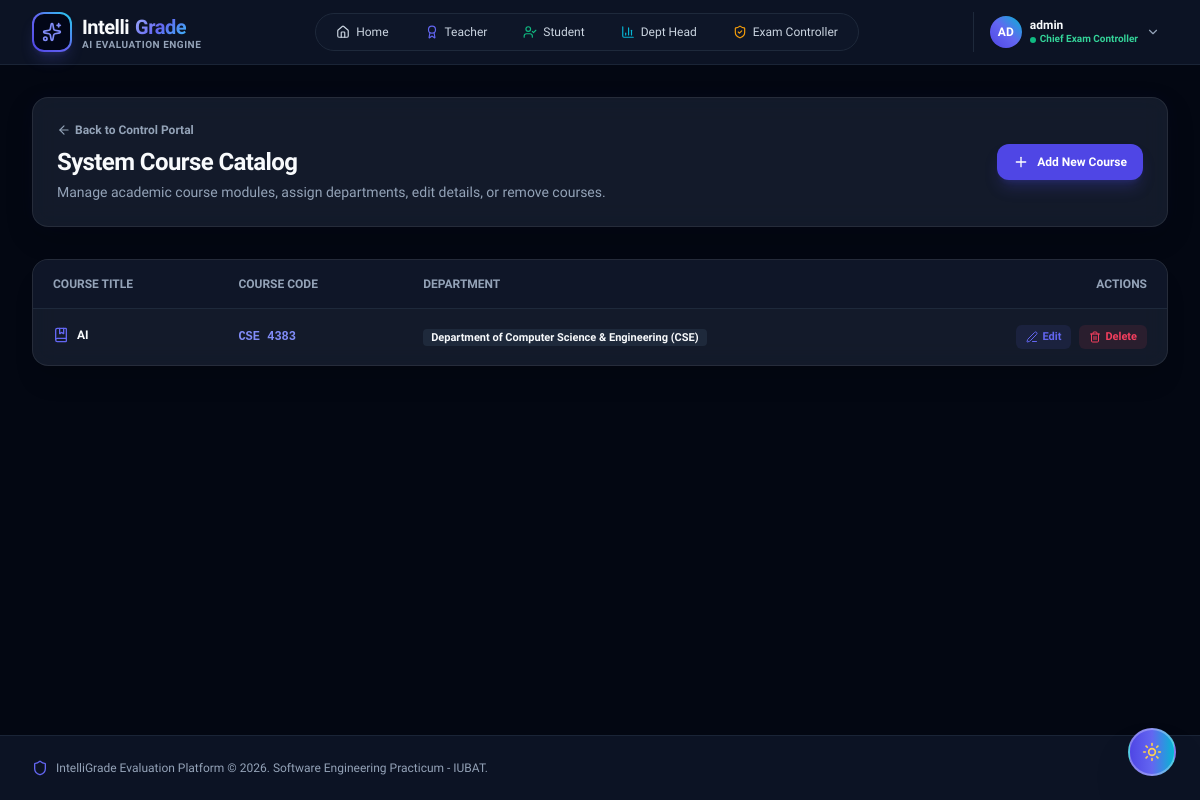
Page /controller/courses/ (signed in) on the committed database.
### core/models.py (models this page shows, shortened)
class Course(models.Model):
    code = models.CharField(max_length=20, unique=True)
    title = models.CharField(max_length=200)
    department = models.ForeignKey(Department, on_delete=models.CASCADE, related_name='courses')
    instructors = models.ManyToManyField(User, related_name='assigned_courses', blank=True)
    created_at = models.DateTimeField(auto_now_add=True)

class Department(models.Model):
    name = models.CharField(max_length=150, unique=True)
    code = models.CharField(max_length=30, unique=True)
    school = models.ForeignKey(School, on_delete=models.SET_NULL, null=True, blank=True, related_name='departments')
    college = models.ForeignKey(College, on_delete=models.SET_NULL, null=True, blank=True, related_name='departments')
    is_active = models.BooleanField(default=True)
    created_at = models.DateTimeField(auto_now_add=True)

### core/views.py (the view)
# urls.py: path('controller/courses/', views.courses_list, name='courses_list'),
def courses_list(request):
    if not request.user.is_authenticated or not (request.user.is_superuser or (hasattr(request.user, 'profile') and request.user.profile.role == Profile.Role.ADMIN)):
        messages.error(request, "Access Denied: Restricted to Chief Exam Controller.")
        return redirect('landing_page')
    courses = Course.objects.select_related('department').all()
    return render(request, 'core/courses_list.html', {'courses': courses})

### core/templates/core/courses_list.html (shortened to what this page needs)
{% extends 'base.html' %}
{% block content %}
<div class="space-y-8">
    <div class="glass-card p-6 rounded-2xl flex flex-col md:flex-row md:items-center justify-between gap-4">
        <div>
            <div class="flex items-center gap-2 mb-2">
                <a href="{% url 'exam_controller_dashboard' %}" class="text-xs font-semibold theme-text-muted hover:theme-text-primary transition-colors flex items-center gap-1">
                    <i data-lucide="arrow-left" class="w-3.5 h-3.5"></i> Back to Control Portal
                </a>
            </div>
            <h1 class="text-2xl font-bold theme-text-primary tracking-tight">System Course Catalog</h1>
            <p class="theme-text-muted text-sm mt-1">Manage academic course modules, assign departments, edit details, or remove courses.</p>
        </div>
        <div class="flex items-center gap-3">
            <a href="{% url 'add_course' %}" class="px-4 py-2.5 bg-indigo-600 hover:bg-indigo-500 text-white text-xs font-bold rounded-xl shadow-lg shadow-indigo-600/25 transition-all flex items-center gap-2">
                <i data-lucide="plus" class="w-4 h-4"></i> Add New Course
            </a>
        </div>
    </div>
    <div class="glass-card rounded-2xl overflow-hidden shadow-xl">
        <table class="w-full text-left text-xs">
            <thead class="bg-slate-100 dark:bg-slate-900/90 theme-text-muted uppercase font-semibold border-b border-slate-200 dark:border-slate-800">
                <tr>
                    <th class="px-5 py-4">Course Title</th>
                    <th class="px-5 py-4">Course Code</th>
                    <th class="px-5 py-4">Department</th>
                    <th class="px-5 py-4 text-right">Actions</th>
                </tr>
            </thead>
            <tbody class="divide-y divide-slate-200 dark:divide-slate-800/60 theme-text-secondary font-medium">
                {% for course in courses %}
                <tr class="hover:bg-slate-100/50 dark:hover:bg-slate-900/50 transition-colors">
                    <td class="px-5 py-4 font-bold theme-text-primary flex items-center gap-2">
                        <i data-lucide="book-marked" class="w-4 h-4 text-indigo-500"></i>
                        <span>{{ course.title }}</span>
                    </td>
                    <td class="px-5 py-4 font-mono text-indigo-600 dark:text-indigo-400 font-bold">{{ course.code }}</td>
                    <td class="px-5 py-4">
                        {% if course.department %}
                        <span class="px-2 py-0.5 rounded bg-slate-200 dark:bg-slate-800 theme-text-primary text-[11px] font-semibold">{{ course.department.name }} ({{ course.department.code }})</span>
                        {% else %}
                        <span class="text-slate-400 italic">Unassigned</span>
                        {% endif %}
                    </td>
                    <td class="px-5 py-4 text-right flex items-center justify-end gap-2">
                        <a href="{% url 'edit_course' course.id %}" class="px-2.5 py-1 bg-indigo-500/10 text-indigo-500 hover:bg-indigo-500/20 rounded-md font-semibold text-[11px] flex items-center gap-1">
                            <i data-lucide="edit-3" class="w-3 h-3"></i> Edit
                        </a>
                        <a href="{% url 'delete_course' course.id %}" onclick="return confirm('Are you sure you want to delete Course \'{{ course.title }}\'?');" class="px-2.5 py-1 bg-rose-500/10 text-rose-500 hover:bg-rose-500/20 rounded-md font-semibold text-[11px] flex items-center gap-1">
                            <i data-lucide="trash-2" class="w-3 h-3"></i> Delete
                        </a>
                    </td>
                </tr>
                {% empty %}
                <tr>
                    <td colspan="4" class="px-5 py-8 text-center theme-text-muted italic">No courses registered yet.</td>
                </tr>
                {% endfor %}
            </tbody>
        </table>
    </div>
</div>
{% endblock %}

### templates/base.html (shortened to what this page needs)
{% load static %}
<!DOCTYPE html>
<html lang="en" class="h-full font-sans antialiased dark">
<head>
    <script src="https://cdn.tailwindcss.com"></script>
</head>
<body class="h-full flex flex-col selection:bg-brand-500 selection:text-white">
    <header class="sticky top-0 z-40 glass-panel border-b border-slate-200 dark:border-slate-800/80">
        <div class="max-w-7xl mx-auto px-4 sm:px-6 lg:px-8">
            <div class="flex items-center justify-between h-16">
                <div class="flex items-center gap-3">
                    <a href="{% url 'landing_page' %}" class="flex items-center gap-2.5 group">
                        <div class="w-10 h-10 rounded-xl bg-gradient-to-tr from-brand-600 via-brand-500 to-cyan-400 p-0.5 shadow-lg shadow-brand-500/20 group-hover:scale-105 transition-transform duration-200">
                            <div class="w-full h-full bg-slate-950 rounded-[10px] flex items-center justify-center">
                                <i data-lucide="sparkles" class="w-5 h-5 text-brand-400"></i>
                            </div>
                        </div>
                        <div>
                            <span class="text-xl font-bold tracking-tight theme-text-primary flex items-center gap-1.5">
                                Intelli<span class="gradient-text">Grade</span>
                            </span>
                            <span class="text-[10px] tracking-wider uppercase font-semibold theme-text-muted block -mt-1">AI Evaluation Engine</span>
                        </div>
                    </a>
                </div>
                <nav class="hidden md:flex items-center gap-1 p-1 rounded-full border border-slate-200 dark:border-slate-800 bg-slate-100/80 dark:bg-slate-900/80">
                    <a href="{% url 'landing_page' %}" class="px-4 py-1.5 text-xs font-medium rounded-full theme-text-secondary hover:text-brand-600 dark:hover:text-white hover:bg-slate-200 dark:hover:bg-slate-800 transition-colors flex items-center gap-1.5">
                        <i data-lucide="home" class="w-3.5 h-3.5"></i> Home
                    </a>
                    <a href="{% url 'teacher_login' %}" class="px-4 py-1.5 text-xs font-medium rounded-full theme-text-secondary hover:text-brand-600 dark:hover:text-white hover:bg-slate-200 dark:hover:bg-slate-800 transition-colors flex items-center gap-1.5">
                        <i data-lucide="award" class="w-3.5 h-3.5 text-brand-500"></i> Teacher
                    </a>
                    <a href="{% url 'student_login' %}" class="px-4 py-1.5 text-xs font-medium rounded-full theme-text-secondary hover:text-brand-600 dark:hover:text-white hover:bg-slate-200 dark:hover:bg-slate-800 transition-colors flex items-center gap-1.5">
                        <i data-lucide="user-check" class="w-3.5 h-3.5 text-emerald-500"></i> Student
                    </a>
                    <a href="{% url 'dept_head_login' %}" class="px-4 py-1.5 text-xs font-medium rounded-full theme-text-secondary hover:text-brand-600 dark:hover:text-white hover:bg-slate-200 dark:hover:bg-slate-800 transition-colors flex items-center gap-1.5">
                        <i data-lucide="bar-chart-3" class="w-3.5 h-3.5 text-cyan-500"></i> Dept Head
                    </a>
                    <a href="{% url 'exam_controller_login' %}" class="px-4 py-1.5 text-xs font-medium rounded-full theme-text-secondary hover:text-brand-600 dark:hover:text-white hover:bg-slate-200 dark:hover:bg-slate-800 transition-colors flex items-center gap-1.5">
                        <i data-lucide="shield-check" class="w-3.5 h-3.5 text-amber-500"></i> Exam Controller
                    </a>
                </nav>
                <div class="flex items-center gap-3">
                    {% if request.user.is_authenticated %}
                    <div class="relative group pl-2 border-l border-slate-300 dark:border-slate-800">
                        <button type="button" class="flex items-center gap-2 px-2 py-1 rounded-xl hover:bg-slate-200 dark:hover:bg-slate-800 transition-colors">
                            <div class="w-8 h-8 rounded-full bg-gradient-to-tr from-brand-600 via-brand-500 to-cyan-500 text-white flex items-center justify-center text-xs font-extrabold shadow-sm">
                                {{ request.user.username|slice:":2"|upper }}
                            </div>
                            <div class="hidden md:block text-left">
                                <span class="block text-xs font-bold theme-text-primary leading-tight">{{ request.user.get_full_name|default:request.user.username }}</span>
                                <span class="block text-[10px] text-emerald-500 dark:text-emerald-400 font-semibold leading-tight flex items-center gap-1">
                                    <span class="w-1.5 h-1.5 rounded-full bg-emerald-500 animate-pulse"></span>
                                    {% if request.user.is_superuser or request.user.profile.role == 'ADMIN' %}
                                        Chief Exam Controller
                                    {% elif request.user.profile.role == 'STUDENT' %}
                                        Enrolled Student
                                    {% elif request.user.profile.role == 'DEPT_HEAD' %}
                                        Department Head
                                    {% else %}
                                        Faculty / Examiner
                                    {% endif %}
                                </span>
                            </div>
                            <i data-lucide="chevron-down" class="w-3.5 h-3.5 theme-text-muted group-hover:rotate-180 transition-transform"></i>
                        </button>
                    </div>
                    {% endif %}
                </div>
            </div>
        </div>
    </header>
    <main class="flex-1 max-w-7xl w-full mx-auto px-4 sm:px-6 lg:px-8 py-8">
        {% block content %}{% endblock %}
    </main>
    <footer class="mt-auto border-t border-slate-200 dark:border-slate-800/80 glass-panel py-6 text-xs theme-text-muted">
        <div class="max-w-7xl mx-auto px-4 sm:px-6 lg:px-8 flex flex-col sm:flex-row items-center justify-between gap-4">
            <div class="flex items-center gap-2">
                <i data-lucide="shield" class="w-4 h-4 text-brand-500"></i>
                <span>IntelliGrade Evaluation Platform &copy; 2026. Software Engineering Practicum - IUBAT.</span>
            </div>
        </div>
    </footer>
    <button id="themeToggleBtn" onclick="toggleTheme()" type="button" title="Switch Theme (Dark / Light)" class="fixed bottom-6 right-6 z-50 w-12 h-12 rounded-full bg-gradient-to-r from-brand-600 via-brand-500 to-cyan-500 hover:from-brand-500 hover:to-cyan-400 text-white shadow-2xl theme-wave-btn flex items-center justify-center transition-all duration-300 hover:scale-110 active:scale-95 border-2 border-white/30 focus:outline-none">
        <span id="themeBtnIcon">
        </span>
    </button>
</body>
</html>

### templates/base.html (style rules this page uses)
:root { --bg-main: #f8fafc; --bg-panel: rgba(255, 255, 255, 0.85); --bg-card: rgba(255, 255, 255, 0.95); --border-card: rgba(226, 232, 240, 0.9); --border-hover: rgba(99, 102, 241, 0.4); --text-primary: #0f172a; --text-secondary: #475569; --text-muted: #64748b; --bg-nav-pill: rgba(241, 245, 249, 0.9); --border-nav-pill: #e2e8f0; --bg-table-head: #f1f5f9; --bg-table-row: #ffffff; --bg-input: #ffffff; --border-input: #cbd5e1; --shadow-card: 0 10px 30px -5px rgba(0, 0, 0, 0.05), 0 0 10px rgba(0,0,0,0.02); }
html.dark { --bg-main: #030712; --bg-panel: rgba(15, 23, 42, 0.8); --bg-card: rgba(30, 41, 59, 0.6); --border-card: rgba(255, 255, 255, 0.08); --border-hover: rgba(99, 102, 241, 0.4); --text-primary: #f8fafc; --text-secondary: #cbd5e1; --text-muted: #94a3b8; --bg-nav-pill: rgba(15, 23, 42, 0.8); --border-nav-pill: rgba(51, 65, 85, 0.8); --bg-table-head: rgba(15, 23, 42, 0.9); --bg-table-row: rgba(30, 41, 59, 0.4); --bg-input: #0f172a; --border-input: #334155; --shadow-card: 0 10px 30px -5px rgba(0, 0, 0, 0.3), 0 0 20px rgba(99, 102, 241, 0.05); }
body { font-family: 'Plus Jakarta Sans', sans-serif; background-color: var(--bg-main); color: var(--text-primary); transition: background-color 0.3s cubic-bezier(0.4, 0, 0.2, 1), color 0.3s cubic-bezier(0.4, 0, 0.2, 1); }
.font-mono { font-family: 'JetBrains Mono', monospace; }
.glass-panel { background: var(--bg-panel); backdrop-filter: blur(16px); border-color: var(--border-card); transition: all 0.3s ease; }
.glass-card { background: var(--bg-card); backdrop-filter: blur(12px); border: 1px solid var(--border-card); box-shadow: var(--shadow-card); transition: all 0.25s cubic-bezier(0.4, 0, 0.2, 1); }
.theme-text-primary { color: var(--text-primary) !important; }
.theme-text-secondary { color: var(--text-secondary) !important; }
.theme-text-muted { color: var(--text-muted) !important; }
.gradient-text { background: linear-gradient(135deg, #a5b4fc 0%, #6366f1 50%, #38bdf8 100%); -webkit-background-clip: text; -webkit-text-fill-color: transparent; }
.theme-wave-btn { animation: themeWave 3s infinite; }

### rows in the picture
Course: title "AI", code "CSE 4383", department.name "Department of Computer Science & Engineering", department.code "CSE"

### other values in the picture
{{ request.user.username|slice:":2"|upper }} "AD"
{{ request.user.get_full_name|default:request.user.username }} "admin"
